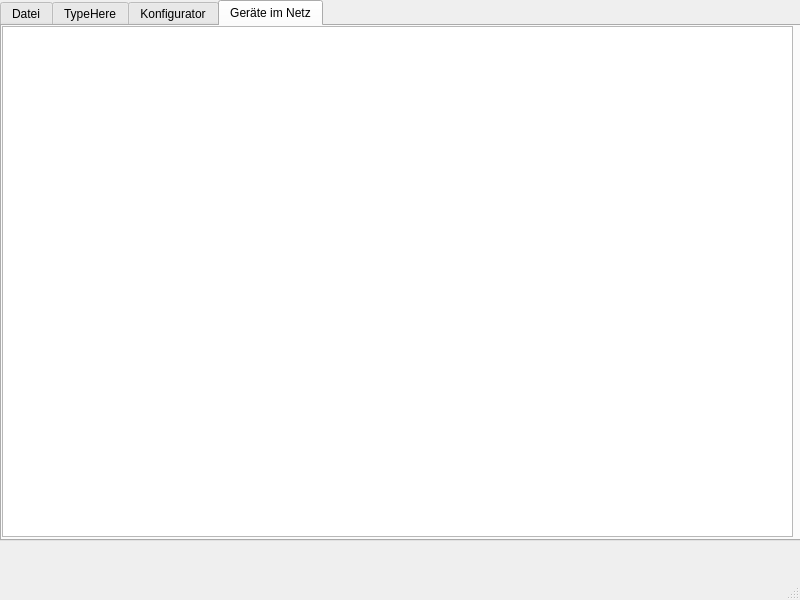
<?xml version="1.0" encoding="UTF-8"?>
<ui version="4.0">
 <class>MainWindow</class>
 <widget class="QMainWindow" name="MainWindow">
  <property name="geometry">
   <rect>
    <x>0</x>
    <y>0</y>
    <width>800</width>
    <height>600</height>
   </rect>
  </property>
  <property name="windowTitle">
   <string>MainWindow</string>
  </property>
  <widget class="QWidget" name="centralwidget">
   <widget class="QTabWidget" name="tabWidget">
    <property name="geometry">
     <rect>
      <x>0</x>
      <y>0</y>
      <width>801</width>
      <height>541</height>
     </rect>
    </property>
    <property name="currentIndex">
     <number>3</number>
    </property>
    <widget class="QWidget" name="Datei">
     <attribute name="title">
      <string>Datei</string>
     </attribute>
     <widget class="QPushButton" name="pushButton_3">
      <property name="geometry">
       <rect>
        <x>10</x>
        <y>10</y>
        <width>75</width>
        <height>24</height>
       </rect>
      </property>
      <property name="text">
       <string>PushButton</string>
      </property>
     </widget>
     <widget class="QPushButton" name="pushButton_4">
      <property name="geometry">
       <rect>
        <x>100</x>
        <y>10</y>
        <width>75</width>
        <height>24</height>
       </rect>
      </property>
      <property name="text">
       <string>PushButton</string>
      </property>
     </widget>
     <widget class="QPushButton" name="pushButton_5">
      <property name="geometry">
       <rect>
        <x>190</x>
        <y>10</y>
        <width>75</width>
        <height>24</height>
       </rect>
      </property>
      <property name="text">
       <string>PushButton</string>
      </property>
     </widget>
    </widget>
    <widget class="QWidget" name="TypeHere">
     <attribute name="title">
      <string>TypeHere</string>
     </attribute>
     <widget class="QTableView" name="tableView">
      <property name="geometry">
       <rect>
        <x>50</x>
        <y>20</y>
        <width>256</width>
        <height>21</height>
       </rect>
      </property>
     </widget>
     <widget class="QLabel" name="label">
      <property name="geometry">
       <rect>
        <x>0</x>
        <y>10</y>
        <width>71</width>
        <height>31</height>
       </rect>
      </property>
      <property name="text">
       <string>Name:</string>
      </property>
     </widget>
     <widget class="QPushButton" name="pushButton">
      <property name="geometry">
       <rect>
        <x>0</x>
        <y>480</y>
        <width>75</width>
        <height>24</height>
       </rect>
      </property>
      <property name="text">
       <string>Start</string>
      </property>
     </widget>
     <widget class="QDialogButtonBox" name="buttonBox">
      <property name="geometry">
       <rect>
        <x>630</x>
        <y>480</y>
        <width>161</width>
        <height>32</height>
       </rect>
      </property>
      <property name="orientation">
       <enum>Qt::Orientation::Horizontal</enum>
      </property>
      <property name="standardButtons">
       <set>QDialogButtonBox::StandardButton::Cancel|QDialogButtonBox::StandardButton::Ok</set>
      </property>
     </widget>
    </widget>
    <widget class="QWidget" name="Konfigurator">
     <attribute name="title">
      <string>Konfigurator</string>
     </attribute>
     <widget class="QPushButton" name="pushButton_2">
      <property name="geometry">
       <rect>
        <x>350</x>
        <y>100</y>
        <width>75</width>
        <height>24</height>
       </rect>
      </property>
      <property name="text">
       <string>PushButton</string>
      </property>
     </widget>
     <widget class="QGroupBox" name="groupBox">
      <property name="geometry">
       <rect>
        <x>20</x>
        <y>240</y>
        <width>761</width>
        <height>231</height>
       </rect>
      </property>
      <property name="title">
       <string>Health-Check</string>
      </property>
      <widget class="QLabel" name="label_2">
       <property name="geometry">
        <rect>
         <x>10</x>
         <y>20</y>
         <width>71</width>
         <height>16</height>
        </rect>
       </property>
       <property name="text">
        <string>Soll Version:</string>
       </property>
      </widget>
      <widget class="QTableView" name="tableView_3">
       <property name="geometry">
        <rect>
         <x>80</x>
         <y>20</y>
         <width>256</width>
         <height>21</height>
        </rect>
       </property>
      </widget>
      <widget class="QLabel" name="label_3">
       <property name="geometry">
        <rect>
         <x>10</x>
         <y>60</y>
         <width>71</width>
         <height>16</height>
        </rect>
       </property>
       <property name="text">
        <string>Max Uptime: </string>
       </property>
      </widget>
      <widget class="QTableView" name="tableView_4">
       <property name="geometry">
        <rect>
         <x>80</x>
         <y>60</y>
         <width>256</width>
         <height>21</height>
        </rect>
       </property>
      </widget>
      <widget class="QLabel" name="label_4">
       <property name="geometry">
        <rect>
         <x>340</x>
         <y>60</y>
         <width>71</width>
         <height>16</height>
        </rect>
       </property>
       <property name="text">
        <string>Stunden</string>
       </property>
      </widget>
      <widget class="QPushButton" name="pushButton_10">
       <property name="geometry">
        <rect>
         <x>160</x>
         <y>100</y>
         <width>75</width>
         <height>24</height>
        </rect>
       </property>
       <property name="text">
        <string> Check -&gt;</string>
       </property>
      </widget>
      <widget class="QListView" name="listView_2">
       <property name="geometry">
        <rect>
         <x>480</x>
         <y>30</y>
         <width>256</width>
         <height>192</height>
        </rect>
       </property>
      </widget>
     </widget>
     <widget class="QPushButton" name="pushButton_6">
      <property name="geometry">
       <rect>
        <x>10</x>
        <y>480</y>
        <width>75</width>
        <height>24</height>
       </rect>
      </property>
      <property name="text">
       <string>Ändern</string>
      </property>
     </widget>
     <widget class="QPushButton" name="pushButton_7">
      <property name="geometry">
       <rect>
        <x>100</x>
        <y>480</y>
        <width>75</width>
        <height>24</height>
       </rect>
      </property>
      <property name="text">
       <string>AutoKonfig</string>
      </property>
     </widget>
     <widget class="QPushButton" name="pushButton_8">
      <property name="geometry">
       <rect>
        <x>180</x>
        <y>480</y>
        <width>91</width>
        <height>24</height>
       </rect>
      </property>
      <property name="text">
       <string>CyberSec Test</string>
      </property>
     </widget>
     <widget class="QPushButton" name="pushButton_9">
      <property name="geometry">
       <rect>
        <x>280</x>
        <y>480</y>
        <width>75</width>
        <height>24</height>
       </rect>
      </property>
      <property name="text">
       <string>Hilfe</string>
      </property>
     </widget>
     <widget class="QProgressBar" name="progressBar">
      <property name="geometry">
       <rect>
        <x>260</x>
        <y>160</y>
        <width>251</width>
        <height>23</height>
       </rect>
      </property>
      <property name="value">
       <number>24</number>
      </property>
     </widget>
     <widget class="QTableWidget" name="tbl_components">
      <property name="geometry">
       <rect>
        <x>0</x>
        <y>20</y>
        <width>256</width>
        <height>192</height>
       </rect>
      </property>
     </widget>
     <widget class="QListView" name="listView">
      <property name="geometry">
       <rect>
        <x>530</x>
        <y>10</y>
        <width>256</width>
        <height>192</height>
       </rect>
      </property>
     </widget>
    </widget>
    <widget class="QWidget" name="tab">
     <attribute name="title">
      <string>Geräte im Netz</string>
     </attribute>
     <widget class="QTableWidget" name="tbl_components_2">
      <property name="geometry">
       <rect>
        <x>0</x>
        <y>0</y>
        <width>791</width>
        <height>511</height>
       </rect>
      </property>
     </widget>
    </widget>
   </widget>
  </widget>
  <widget class="QMenuBar" name="menubar">
   <property name="geometry">
    <rect>
     <x>0</x>
     <y>0</y>
     <width>800</width>
     <height>33</height>
    </rect>
   </property>
  </widget>
  <widget class="QStatusBar" name="statusbar"/>
 </widget>
 <resources/>
 <connections/>
</ui>
